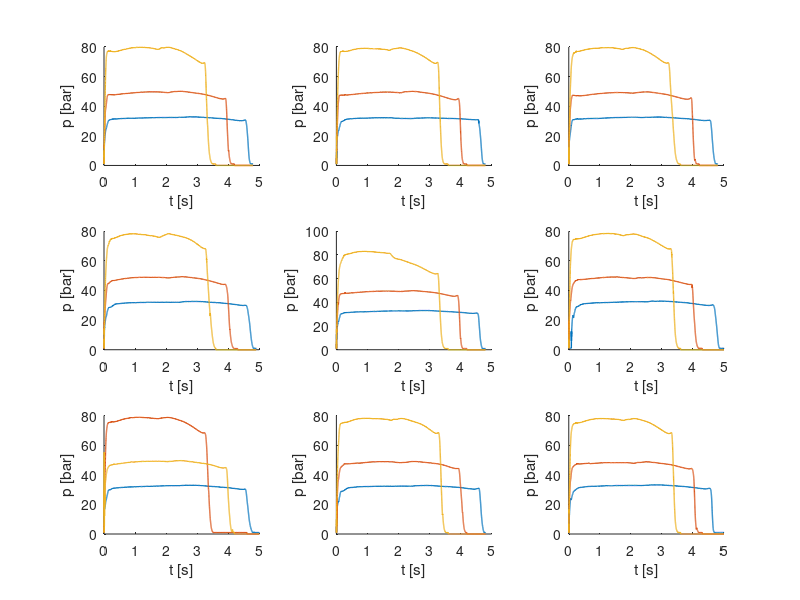
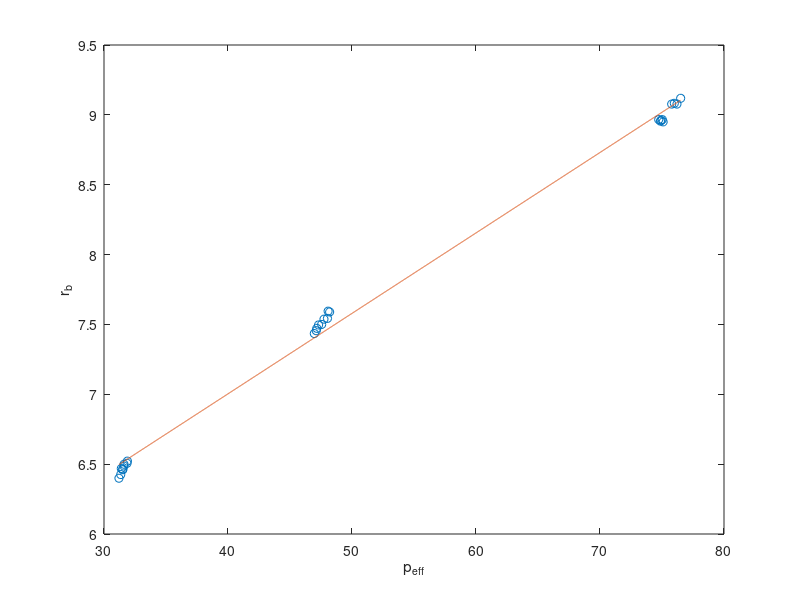

Write MATLAB code to recreate these figures, in order. (Note: this script raises an error after producing the figures.)
clear
close all
clc

DATA = load('tracesbar1.mat');

dt = 1e-3; % Sampling rate = 1000 Hz
w = 0.03; % Web thickness [m]
A_t_vec = pi/4 * (1e-3*[28.80 25.25 21.81]').^2; % [High Medium Low] pressure [m^2]
% C_star_id = [1548.3 1553.7 1559.2]; % [m/s], from CEA, frozen
C_star_id = [1575.7 1579.6 1583.5]; % [m/s], from CEA, equilibrium
rho_p = 1 / (0.68/1950 + 0.18/2700 + 0.14/920);
D_e = 0.16;
D_i = 0.10;
L   = 0.29;
V_p = pi/4*(D_e^2 - D_i^2)*L;
M_tot = rho_p * V_p;

fn = fieldnames(DATA);
for k=1:9

    p = DATA.(fn{k});
    t = 0:dt:(length(p(:,1))-1)*dt;

    subplot(3,3,k)
    hold on

    for i = 1:3
        
        A_t = A_t_vec(i);
        
        p_i = p(:,i);
        pTrace = plot(t, p_i, 'lineWidth', 1);
        xlabel('t [s]')
        ylabel('p [bar]')
        p_max = max(p_i);
       
        % reference pressure
        idx = p_i >= 0.01*p_max;
        t_ref = t(idx);
        t_A = t_ref(1);
        t_G = t_ref(end);
    
        t_ref = t_A:dt:t_G; % i.e. over the Action Time
    
        p_ref = trapz(t_ref, p_i(idx)) / (2*(t_G-t_A));
    
        % effective pressure
        idx = p_i > p_ref;
    
        p_cut = p_i(idx);
        t_eff = t(idx);
        t_b = t_eff(end)-t_eff(1); % (effective) Burning time
        p_eff = trapz(t_eff, p_cut) / t_b;
        
        % burning rate
        r_b = (w*1000) / t_b; % Burning rate [mm/s]
        
        p_mat(i,k) = p_eff;
        r_b_mat(i,k)   = r_b;
        
        % experimental C_star    
        C_star_mat(i,k) = 1e+5*A_t * trapz(t_eff, p_cut) / M_tot;
        
    end
    
end

p_mat
r_b_mat
C_star_mat

C_star_vec = C_star_mat(:);
C_star_mean = mean(C_star_vec)
C_star_id_mean = mean(C_star_id);
C_star_std = std(C_star_vec)
C_star_efficiency = C_star_mean/C_star_id_mean


%% Vieille's law

p_vec = p_mat(:);
r_b_vec = r_b_mat(:);
x_log = log(p_vec);
y_log = log(r_b_vec);

figure(2)
plot(p_vec, r_b_vec, 'o')
% plot(x_log, y_log, 'o')
xlabel('p_e_f_f')
ylabel('r_b')
hold on

% z = log(min(p_vec)):0.01:log(max(p_vec));
% fittingCoeffs = polyfit(x_log,y_log,1);
% Pz = polyval(fittingCoeffs,z);
% plot(z,Pz)

z = min(p_vec):0.01:max(p_vec);
fittingCoeffs = polyfit(p_vec,r_b_vec,1);
Pz = polyval(fittingCoeffs,z);
plot(z,Pz)

[mu_a, sig_a, mu_n, sig_n, ~] = Uncertainty(p_vec, r_b_vec)



%% MONTE-CARLO

for NSRM = 1:3    
A_t = A_t_vec(NSRM);

N = 30;

p_c_vec = [];
t_b_vec = [];

for i=1:N
    a = normrnd(mu_a, sig_a);
    
    for j=1:N
        n = normrnd(mu_n, sig_n);
        
        for k=1:N
            C_star = normrnd(C_star_mean, C_star_std);         
            
            x_c = L/2;
            y_c = w;
            t_b = 0;
            
            while (x_c > 0) && (y_c > 0)
                r_i = (D_e/2-y_c);
                A_b = 2*pi*r_i*(2*x_c(end)) + 2*pi*((D_e/2)^2-r_i^2); %  A_latint + 2*A_base
                p_c = (1e-8*rho_p*mu_a*A_b/A_t*C_star)^(1/(1-mu_n)); % [bar]
                r_b = mu_a*p_c^mu_n;

                t_b = t_b+dt;
                x_c = x_c-r_b*dt/1000;
                y_c = y_c-r_b*dt/1000;
            end

            p_c_vec = [p_c_vec p_c];
            t_b_vec = [t_b_vec t_b];
    
        end
    end
end


% pressure plots

figure()
subplot(1,3,1)
hold on

for l = 1:length(p_c_vec)
    plot(l, mean(p_c_vec(1:l)), '.')
end

xlabel('iterations')
ylabel('\mu(p_c)')
            
subplot(1,3,2)
hold on

for l = 1:length(p_c_vec)
    plot(l, std(p_c_vec(1:l)), '.')
end

xlabel('iterations')
ylabel('\sigma(p_c)')

subplot(1,3,3)
hold on
histfit(p_c_vec)

xlabel('p_c normal distribution')


% burning time plots

figure()
subplot(1,3,1)
hold on

for l = 1:length(t_b_vec)
    plot(l, mean(t_b_vec(1:l)), '.')
end

xlabel('iterations')
ylabel('\mu(t_b)')
            
subplot(1,3,2)
hold on

for l = 1:length(t_b_vec)
    plot(l, std(t_b_vec(1:l)), '.')
end

xlabel('iterations')
ylabel('\sigma(t_b)')

subplot(1,3,3)
hold on
histfit(t_b_vec)

xlabel('t_b normal distribution')
            
hold off            

end











